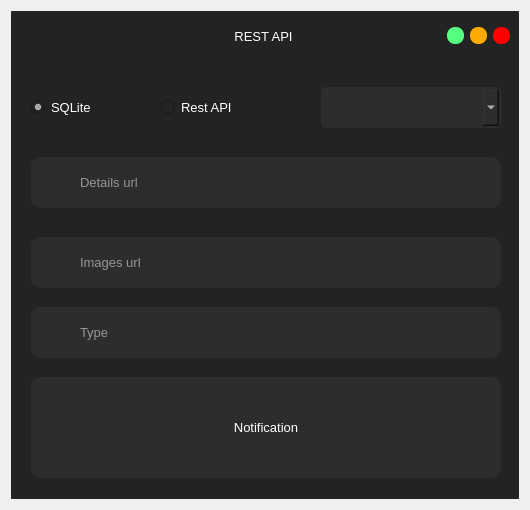
<?xml version="1.0" encoding="UTF-8"?>
<ui version="4.0">
 <class>RESTAPI</class>
 <widget class="QDialog" name="RESTAPI">
  <property name="geometry">
   <rect>
    <x>0</x>
    <y>0</y>
    <width>530</width>
    <height>510</height>
   </rect>
  </property>
  <property name="minimumSize">
   <size>
    <width>530</width>
    <height>510</height>
   </size>
  </property>
  <property name="maximumSize">
   <size>
    <width>530</width>
    <height>520</height>
   </size>
  </property>
  <property name="windowTitle">
   <string>Dialog</string>
  </property>
  <layout class="QVBoxLayout" name="verticalLayout">
   <item>
    <widget class="QFrame" name="frame">
     <property name="styleSheet">
      <string notr="true">background-color: rgb(45, 45, 45);</string>
     </property>
     <property name="frameShape">
      <enum>QFrame::NoFrame</enum>
     </property>
     <property name="frameShadow">
      <enum>QFrame::Raised</enum>
     </property>
     <layout class="QVBoxLayout" name="verticalLayout_4">
      <property name="spacing">
       <number>0</number>
      </property>
      <property name="leftMargin">
       <number>0</number>
      </property>
      <property name="topMargin">
       <number>0</number>
      </property>
      <property name="rightMargin">
       <number>0</number>
      </property>
      <property name="bottomMargin">
       <number>0</number>
      </property>
      <item>
       <widget class="QFrame" name="frame_2">
        <property name="styleSheet">
         <string notr="true">QFrame{
	background-color: rgb(35, 35, 35);
	border-radius:5px;
}</string>
        </property>
        <property name="frameShape">
         <enum>QFrame::NoFrame</enum>
        </property>
        <property name="frameShadow">
         <enum>QFrame::Raised</enum>
        </property>
        <layout class="QVBoxLayout" name="verticalLayout_2">
         <property name="leftMargin">
          <number>0</number>
         </property>
         <property name="topMargin">
          <number>0</number>
         </property>
         <property name="rightMargin">
          <number>0</number>
         </property>
         <property name="bottomMargin">
          <number>0</number>
         </property>
         <item>
          <widget class="QFrame" name="frame_3">
           <property name="minimumSize">
            <size>
             <width>0</width>
             <height>40</height>
            </size>
           </property>
           <property name="maximumSize">
            <size>
             <width>16777215</width>
             <height>30</height>
            </size>
           </property>
           <property name="frameShape">
            <enum>QFrame::NoFrame</enum>
           </property>
           <property name="frameShadow">
            <enum>QFrame::Raised</enum>
           </property>
           <layout class="QHBoxLayout" name="horizontalLayout">
            <property name="topMargin">
             <number>0</number>
            </property>
            <property name="bottomMargin">
             <number>0</number>
            </property>
            <item>
             <widget class="QLabel" name="label">
              <property name="minimumSize">
               <size>
                <width>60</width>
                <height>0</height>
               </size>
              </property>
              <property name="maximumSize">
               <size>
                <width>60</width>
                <height>16777215</height>
               </size>
              </property>
              <property name="text">
               <string/>
              </property>
              <property name="pixmap">
               <pixmap resource="../resource/asset.qrc">:/icons/asset/database.svg</pixmap>
              </property>
             </widget>
            </item>
            <item>
             <widget class="QLabel" name="label_2">
              <property name="font">
               <font>
                <family>Arial</family>
                <pointsize>10</pointsize>
               </font>
              </property>
              <property name="styleSheet">
               <string notr="true">QLabel{
	color: rgb(255, 255, 255);
}</string>
              </property>
              <property name="text">
               <string>REST API</string>
              </property>
              <property name="alignment">
               <set>Qt::AlignCenter</set>
              </property>
             </widget>
            </item>
            <item>
             <widget class="QPushButton" name="btn_minimize">
              <property name="minimumSize">
               <size>
                <width>16</width>
                <height>16</height>
               </size>
              </property>
              <property name="maximumSize">
               <size>
                <width>17</width>
                <height>17</height>
               </size>
              </property>
              <property name="styleSheet">
               <string notr="true">QPushButton{
	background-color: rgb(85, 255, 127);
	border:none;
	border-radius: 8px;
}

QPushButton:hover{	
	background-color: rgba(85, 255, 127,150);
	
}</string>
              </property>
              <property name="text">
               <string/>
              </property>
             </widget>
            </item>
            <item>
             <widget class="QPushButton" name="btn_maximize">
              <property name="minimumSize">
               <size>
                <width>16</width>
                <height>16</height>
               </size>
              </property>
              <property name="maximumSize">
               <size>
                <width>17</width>
                <height>17</height>
               </size>
              </property>
              <property name="styleSheet">
               <string notr="true">QPushButton{
	
	background-color: rgb(255, 170, 0);
	border:none;
	border-radius: 8px;
}

QPushButton:hover{	
	background-color: rgba(255, 170, 0,150);
	
}</string>
              </property>
              <property name="text">
               <string/>
              </property>
             </widget>
            </item>
            <item>
             <widget class="QPushButton" name="btn_close">
              <property name="minimumSize">
               <size>
                <width>16</width>
                <height>16</height>
               </size>
              </property>
              <property name="maximumSize">
               <size>
                <width>17</width>
                <height>17</height>
               </size>
              </property>
              <property name="styleSheet">
               <string notr="true">QPushButton{
	background-color: rgb(255, 0, 0);
	border:none;
	border-radius: 8px;
}

QPushButton:hover{	
	background-color: rgba(255, 0, 0,150);
	
}</string>
              </property>
              <property name="text">
               <string/>
              </property>
             </widget>
            </item>
           </layout>
          </widget>
         </item>
         <item>
          <widget class="QFrame" name="frame_4">
           <property name="frameShape">
            <enum>QFrame::NoFrame</enum>
           </property>
           <property name="frameShadow">
            <enum>QFrame::Raised</enum>
           </property>
           <widget class="QLineEdit" name="details_url">
            <property name="geometry">
             <rect>
              <x>20</x>
              <y>100</y>
              <width>470</width>
              <height>51</height>
             </rect>
            </property>
            <property name="sizePolicy">
             <sizepolicy hsizetype="Maximum" vsizetype="Fixed">
              <horstretch>0</horstretch>
              <verstretch>0</verstretch>
             </sizepolicy>
            </property>
            <property name="minimumSize">
             <size>
              <width>470</width>
              <height>0</height>
             </size>
            </property>
            <property name="maximumSize">
             <size>
              <width>400</width>
              <height>51</height>
             </size>
            </property>
            <property name="font">
             <font>
              <pointsize>10</pointsize>
             </font>
            </property>
            <property name="tabletTracking">
             <bool>true</bool>
            </property>
            <property name="styleSheet">
             <string notr="true">QLineEdit{
	color: rgb(255, 255, 255);
	border: 2px solid  rgb(45, 45, 45);
	border-radius:10px;
	padding-left: 45px;
}

QLineEdit:hover{
	border:2px solid rgb(35, 35, 35);
}

QLineEdit:focus{
	border:2px solid rgb(255, 255, 255);
}</string>
            </property>
            <property name="placeholderText">
             <string>Details url</string>
            </property>
            <property name="clearButtonEnabled">
             <bool>true</bool>
            </property>
           </widget>
           <widget class="QLabel" name="label_36">
            <property name="geometry">
             <rect>
              <x>30</x>
              <y>110</y>
              <width>31</width>
              <height>31</height>
             </rect>
            </property>
            <property name="styleSheet">
             <string notr="true">background-color: rgb(45, 45, 45);</string>
            </property>
            <property name="text">
             <string/>
            </property>
            <property name="pixmap">
             <pixmap resource="../resource/asset.qrc">:/icons/asset/user.svg</pixmap>
            </property>
           </widget>
           <widget class="QLineEdit" name="image_url">
            <property name="geometry">
             <rect>
              <x>20</x>
              <y>180</y>
              <width>470</width>
              <height>51</height>
             </rect>
            </property>
            <property name="sizePolicy">
             <sizepolicy hsizetype="Maximum" vsizetype="Fixed">
              <horstretch>0</horstretch>
              <verstretch>0</verstretch>
             </sizepolicy>
            </property>
            <property name="minimumSize">
             <size>
              <width>470</width>
              <height>0</height>
             </size>
            </property>
            <property name="maximumSize">
             <size>
              <width>470</width>
              <height>51</height>
             </size>
            </property>
            <property name="font">
             <font>
              <pointsize>10</pointsize>
             </font>
            </property>
            <property name="tabletTracking">
             <bool>true</bool>
            </property>
            <property name="styleSheet">
             <string notr="true">QLineEdit{
	color: rgb(255, 255, 255);
	border: 2px solid  rgb(45, 45, 45);
	border-radius:10px;
	padding-left: 45px;
}

QLineEdit:hover{
	border:2px solid rgb(35, 35, 35);
}

QLineEdit:focus{
	border:2px solid rgb(255, 255, 255);
}</string>
            </property>
            <property name="placeholderText">
             <string>Images url</string>
            </property>
            <property name="clearButtonEnabled">
             <bool>true</bool>
            </property>
           </widget>
           <widget class="QLabel" name="label_38">
            <property name="geometry">
             <rect>
              <x>30</x>
              <y>190</y>
              <width>31</width>
              <height>31</height>
             </rect>
            </property>
            <property name="styleSheet">
             <string notr="true">background-color: rgb(45, 45, 45);</string>
            </property>
            <property name="text">
             <string/>
            </property>
            <property name="pixmap">
             <pixmap resource="../resource/asset.qrc">:/icons/asset/image.svg</pixmap>
            </property>
           </widget>
           <widget class="QLabel" name="label_notification">
            <property name="geometry">
             <rect>
              <x>20</x>
              <y>320</y>
              <width>470</width>
              <height>101</height>
             </rect>
            </property>
            <property name="sizePolicy">
             <sizepolicy hsizetype="Maximum" vsizetype="Preferred">
              <horstretch>0</horstretch>
              <verstretch>0</verstretch>
             </sizepolicy>
            </property>
            <property name="minimumSize">
             <size>
              <width>470</width>
              <height>0</height>
             </size>
            </property>
            <property name="maximumSize">
             <size>
              <width>470</width>
              <height>101</height>
             </size>
            </property>
            <property name="font">
             <font>
              <family>MS Shell Dlg 2</family>
              <pointsize>10</pointsize>
              <weight>50</weight>
              <bold>false</bold>
             </font>
            </property>
            <property name="styleSheet">
             <string notr="true">QLabel{
	color: rgb(255, 255, 255);
	background-color: rgb(45, 45, 45);
	border-radius: 10px;
}</string>
            </property>
            <property name="text">
             <string>Notification</string>
            </property>
            <property name="alignment">
             <set>Qt::AlignCenter</set>
            </property>
            <property name="wordWrap">
             <bool>true</bool>
            </property>
           </widget>
           <widget class="QRadioButton" name="sqlite">
            <property name="geometry">
             <rect>
              <x>20</x>
              <y>40</y>
              <width>91</width>
              <height>20</height>
             </rect>
            </property>
            <property name="sizePolicy">
             <sizepolicy hsizetype="Maximum" vsizetype="Fixed">
              <horstretch>0</horstretch>
              <verstretch>0</verstretch>
             </sizepolicy>
            </property>
            <property name="maximumSize">
             <size>
              <width>100</width>
              <height>20</height>
             </size>
            </property>
            <property name="font">
             <font>
              <pointsize>10</pointsize>
             </font>
            </property>
            <property name="styleSheet">
             <string notr="true">QRadioButton{
	color: rgb(255, 255, 255);
	background-color:rgb(35,35,35)
}</string>
            </property>
            <property name="text">
             <string>SQLite</string>
            </property>
            <property name="checked">
             <bool>true</bool>
            </property>
           </widget>
           <widget class="QRadioButton" name="API">
            <property name="geometry">
             <rect>
              <x>150</x>
              <y>40</y>
              <width>100</width>
              <height>20</height>
             </rect>
            </property>
            <property name="sizePolicy">
             <sizepolicy hsizetype="Maximum" vsizetype="Fixed">
              <horstretch>0</horstretch>
              <verstretch>0</verstretch>
             </sizepolicy>
            </property>
            <property name="maximumSize">
             <size>
              <width>100</width>
              <height>20</height>
             </size>
            </property>
            <property name="font">
             <font>
              <pointsize>10</pointsize>
             </font>
            </property>
            <property name="styleSheet">
             <string notr="true">QRadioButton{
	color: rgb(255, 255, 255);
	background-color:rgb(35,35,35)
}</string>
            </property>
            <property name="text">
             <string>Rest API</string>
            </property>
           </widget>
           <widget class="QComboBox" name="comboBox">
            <property name="geometry">
             <rect>
              <x>310</x>
              <y>30</y>
              <width>180</width>
              <height>41</height>
             </rect>
            </property>
            <property name="sizePolicy">
             <sizepolicy hsizetype="Maximum" vsizetype="Fixed">
              <horstretch>0</horstretch>
              <verstretch>0</verstretch>
             </sizepolicy>
            </property>
            <property name="minimumSize">
             <size>
              <width>180</width>
              <height>41</height>
             </size>
            </property>
            <property name="maximumSize">
             <size>
              <width>145</width>
              <height>41</height>
             </size>
            </property>
            <property name="font">
             <font>
              <pointsize>10</pointsize>
             </font>
            </property>
            <property name="styleSheet">
             <string notr="true">QComboBox{
	color: rgb(255, 255, 255);
	border: 2px solid rgb(45, 45, 45);
	padding-left:10px;
	border-radius: 5px;
}</string>
            </property>
            <property name="frame">
             <bool>false</bool>
            </property>
           </widget>
           <widget class="QLineEdit" name="type">
            <property name="geometry">
             <rect>
              <x>20</x>
              <y>250</y>
              <width>470</width>
              <height>51</height>
             </rect>
            </property>
            <property name="sizePolicy">
             <sizepolicy hsizetype="Maximum" vsizetype="Fixed">
              <horstretch>0</horstretch>
              <verstretch>0</verstretch>
             </sizepolicy>
            </property>
            <property name="minimumSize">
             <size>
              <width>0</width>
              <height>51</height>
             </size>
            </property>
            <property name="maximumSize">
             <size>
              <width>470</width>
              <height>51</height>
             </size>
            </property>
            <property name="font">
             <font>
              <pointsize>10</pointsize>
             </font>
            </property>
            <property name="tabletTracking">
             <bool>true</bool>
            </property>
            <property name="styleSheet">
             <string notr="true">QLineEdit{
	color: rgb(255, 255, 255);
	border: 2px solid  rgb(45, 45, 45);
	border-radius:10px;
	padding-left: 45px;
}

QLineEdit:hover{
	border:2px solid rgb(35, 35, 35);
}

QLineEdit:focus{
	border:2px solid rgb(255, 255, 255);
}</string>
            </property>
            <property name="placeholderText">
             <string>Type</string>
            </property>
            <property name="clearButtonEnabled">
             <bool>true</bool>
            </property>
           </widget>
           <widget class="QLabel" name="label_39">
            <property name="geometry">
             <rect>
              <x>30</x>
              <y>260</y>
              <width>31</width>
              <height>31</height>
             </rect>
            </property>
            <property name="styleSheet">
             <string notr="true">background-color: rgb(45, 45, 45);</string>
            </property>
            <property name="text">
             <string/>
            </property>
            <property name="pixmap">
             <pixmap resource="../resource/asset.qrc">:/icons/asset/external-link.svg</pixmap>
            </property>
           </widget>
          </widget>
         </item>
        </layout>
       </widget>
      </item>
     </layout>
    </widget>
   </item>
  </layout>
 </widget>
 <resources>
  <include location="../resource/asset.qrc"/>
 </resources>
 <connections/>
</ui>
